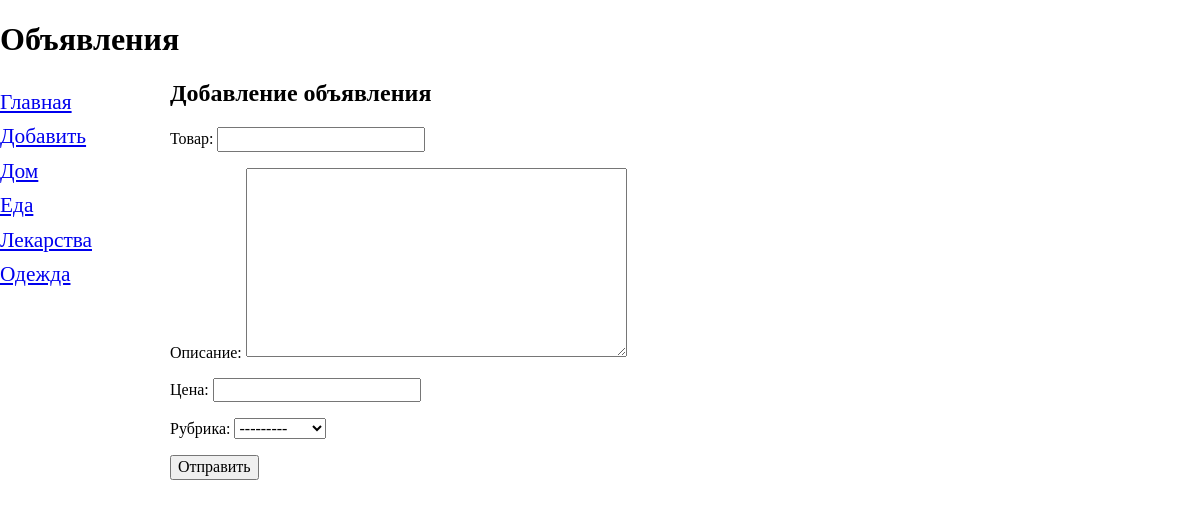
The page /bboard/add/ on the database its author committed.
### bboard/models.py (models this page shows)
class Rubric(models.Model):
    name = models.CharField(max_length=50, db_index=True, verbose_name="Название")
    def __str__(self):
        return self.name
    class Meta:
        verbose_name_plural = "Рубрика"
        verbose_name = "Рубрика"
        ordering = ["name"]

### bboard/views.py (the view)
# urls.py: path("add/", BbCreateView.as_view(), name="add"),
class BbCreateView(CreateView):
    template_name = "create.html"
    form_class = BbForm
    success_url = reverse_lazy("index")
    def get_context_data(self, **kwargs):
        context = super().get_context_data()
        context["rubrics"] = Rubric.objects.all()
        return context

### bboard/forms.py
class BbForm(ModelForm):
    class Meta:
        model = Bb
        fields = ["title", "content", "price", "rubric"]

### bboard/templates/create.html (shortened to what this page needs)
{% extends 'layout/basic.html' %}
{% block content %}
    <h2>Добавление объявления</h2>
<form method="post">
    {{ form.as_p }}
    <input type="submit" value="Отправить">
</form>
{% endblock %}

### bboard/templates/layout/basic.html (shortened to what this page needs)
{% load static %}
<!DOCTYPE html>
<html lang="en">
<head>
    <link rel="stylesheet" type="text/css" href="{% static "bboard/style.css" %}">
</head>
<body>
<H1>Объявления</H1>
<nav>
    <a href="{% url 'index' %}">Главная</a>
    <a href="{% url 'add' %}">Добавить</a>
    {% for rubric in rubrics %}
        <a href="{% url 'by_rubric' rubric.pk %}">{{ rubric.name }}</a>
    {% endfor %}
</nav>
<section>
{% block content %}
{% endblock %}
</section>
</body>
</html>

### bboard/static/bboard/style.css (style rules this page uses)
html { line-height: 1.15; -webkit-text-size-adjust: 100%; }
body { margin: 0; }
h1 { font-size: 2em; margin: 0.67em 0; }
a { background-color: transparent; }
button, input, optgroup, select, textarea { font-family: inherit; font-size: 100%; line-height: 1.15; margin: 0; }
button, input { overflow: visible; }
button, select { text-transform: none; }
button, [type="button"], [type="reset"], [type="submit"] { -webkit-appearance: button; }
textarea { overflow: auto; }
nav { font-size: 16pt; width: 150px; float: left; }
nav a { display: block; margin: 10px 0; }
section { margin-left: 170px; }

### rows shown on the page
Rubric: name "Дом"
Rubric: name "Еда"
Rubric: name "Лекарства"
Rubric: name "Одежда"
